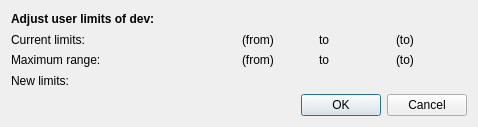
<?xml version="1.0" encoding="UTF-8"?>
<ui version="4.0">
 <class>Dialog</class>
 <widget class="QDialog" name="Dialog">
  <property name="geometry">
   <rect>
    <x>0</x>
    <y>0</y>
    <width>478</width>
    <height>127</height>
   </rect>
  </property>
  <property name="windowTitle">
   <string>Adjust limits</string>
  </property>
  <layout class="QGridLayout" name="gridLayout">
   <item row="0" column="0" colspan="2">
    <widget class="QLabel" name="descLabel">
     <property name="font">
      <font>
       <weight>75</weight>
       <bold>true</bold>
      </font>
     </property>
     <property name="text">
      <string>Adjust user limits of dev:</string>
     </property>
    </widget>
   </item>
   <item row="6" column="0" colspan="2">
    <widget class="QDialogButtonBox" name="buttonBox">
     <property name="orientation">
      <enum>Qt::Horizontal</enum>
     </property>
     <property name="standardButtons">
      <set>QDialogButtonBox::Cancel|QDialogButtonBox::Ok</set>
     </property>
    </widget>
   </item>
   <item row="5" column="0">
    <widget class="QLabel" name="label">
     <property name="text">
      <string>New limits:</string>
     </property>
    </widget>
   </item>
   <item row="5" column="1">
    <layout class="QHBoxLayout" name="targetLayout"/>
   </item>
   <item row="2" column="1">
    <widget class="QFrame" name="limitFrame_2">
     <property name="frameShape">
      <enum>QFrame::NoFrame</enum>
     </property>
     <property name="frameShadow">
      <enum>QFrame::Raised</enum>
     </property>
     <layout class="QHBoxLayout" name="horizontalLayout_3">
      <property name="margin">
       <number>0</number>
      </property>
      <item>
       <widget class="QLabel" name="limitMinAbs">
        <property name="text">
         <string>(from)</string>
        </property>
       </widget>
      </item>
      <item>
       <widget class="QLabel" name="label_8">
        <property name="text">
         <string>to</string>
        </property>
       </widget>
      </item>
      <item>
       <widget class="QLabel" name="limitMaxAbs">
        <property name="text">
         <string>(to)</string>
        </property>
       </widget>
      </item>
     </layout>
    </widget>
   </item>
   <item row="1" column="1">
    <widget class="QFrame" name="limitFrame">
     <property name="frameShape">
      <enum>QFrame::NoFrame</enum>
     </property>
     <property name="frameShadow">
      <enum>QFrame::Raised</enum>
     </property>
     <layout class="QHBoxLayout" name="horizontalLayout_2">
      <property name="margin">
       <number>0</number>
      </property>
      <item>
       <widget class="QLabel" name="limitMin">
        <property name="text">
         <string>(from)</string>
        </property>
       </widget>
      </item>
      <item>
       <widget class="QLabel" name="label_7">
        <property name="text">
         <string>to</string>
        </property>
       </widget>
      </item>
      <item>
       <widget class="QLabel" name="limitMax">
        <property name="text">
         <string>(to)</string>
        </property>
       </widget>
      </item>
     </layout>
    </widget>
   </item>
   <item row="1" column="0">
    <widget class="QLabel" name="label_4">
     <property name="text">
      <string>Current limits:</string>
     </property>
    </widget>
   </item>
   <item row="2" column="0">
    <widget class="QLabel" name="label_5">
     <property name="text">
      <string>Maximum range:</string>
     </property>
    </widget>
   </item>
  </layout>
 </widget>
 <resources/>
 <connections>
  <connection>
   <sender>buttonBox</sender>
   <signal>accepted()</signal>
   <receiver>Dialog</receiver>
   <slot>accept()</slot>
   <hints>
    <hint type="sourcelabel">
     <x>248</x>
     <y>254</y>
    </hint>
    <hint type="destinationlabel">
     <x>157</x>
     <y>274</y>
    </hint>
   </hints>
  </connection>
  <connection>
   <sender>buttonBox</sender>
   <signal>rejected()</signal>
   <receiver>Dialog</receiver>
   <slot>reject()</slot>
   <hints>
    <hint type="sourcelabel">
     <x>316</x>
     <y>260</y>
    </hint>
    <hint type="destinationlabel">
     <x>286</x>
     <y>274</y>
    </hint>
   </hints>
  </connection>
 </connections>
</ui>
